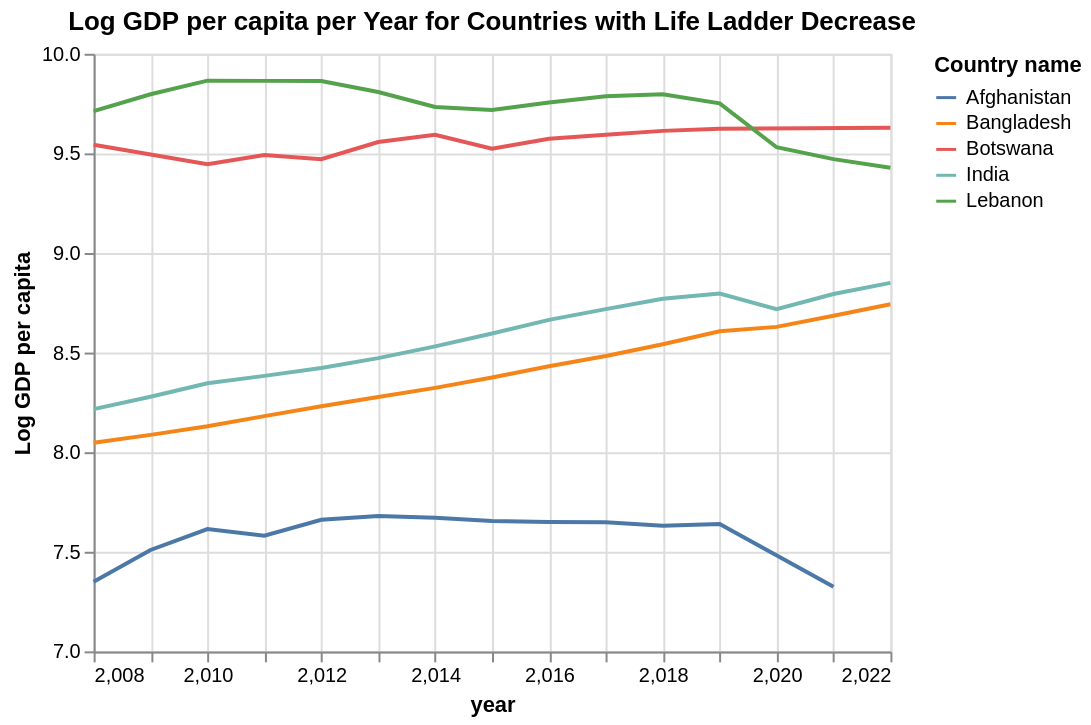

Notebook code for this chart:
### Markdown cell above
The countries that changed positively by one point or more as as follows, in order from highest change to smallest change: 

Congo, El Salvador, Georgia, Lithuania, Mongolia, Nepal, Nicaragua Taiwan, Togo, Uruguay.

### Code cell
# It would also be interesting to see how their GDPs changed per year. Let's find out
# Create a plot for negative change GDP
negative_gdp = alt.Chart(plot_negative, title = 'Log GDP per capita per Year for Countries with Life Ladder Decrease').mark_line().encode(
    y = alt.Y('Log GDP per capita', scale = alt.Scale(domain = [7, 10])),
    x = alt.X('year', scale = alt.Scale(domain = [2008, 2022])),
    color = 'Country name'
)

negative_gdp

### Figure 1 — Vega-Lite specification as saved in the notebook (floating-point values rounded to 4 significant figures)
{"config": {"view": {"continuousWidth": 400, "continuousHeight": 300}}, "data": {"name": "data-e0cb072aee4c7fa476aabd9640b6698d"}, "mark": "line", "encoding": {"color": {"field": "Country name", "type": "nominal"}, "x": {"field": "year", "scale": {"domain": [2008, 2022]}, "type": "quantitative"}, "y": {"field": "Log GDP per capita", "scale": {"domain": [7, 10]}, "type": "quantitative"}}, "title": "Log GDP per capita per Year for Countries with Life Ladder Decrease", "$schema": "https://vega.github.io/schema/vega-lite/v4.17.0.json", "datasets": {"data-e0cb072aee4c7fa476aabd9640b6698d": [{"Country name": "Afghanistan", "year": 2008, "Life Ladder": 3.724, "Log GDP per capita": 7.35, "Social support": 0.451, "Healthy life expectancy at birth": 50.5, "Freedom to make life choices": 0.718, "Generosity": 0.168, "Perceptions of corruption": 0.882, "Positive affect": 0.414, "Negative affect": 0.258}, {"Country name": "Afghanistan", "year": 2009, "Life Ladder": 4.402, "Log GDP per capita": 7.509, "Social support": 0.552, "Healthy life expectancy at birth": 50.8, "Freedom to make life choices": 0.679, "Generosity": 0.191, "Perceptions of corruption": 0.85, "Positive affect": 0.481, "Negative affect": 0.237}, {"Country name": "Afghanistan", "year": 2010, "Life Ladder": 4.758, "Log GDP per capita": 7.614, "Social support": 0.539, "Healthy life expectancy at birth": 51.1, "Freedom to make life choices": 0.6, "Generosity": 0.121, "Perceptions of corruption": 0.707, "Positive affect": 0.517, "Negative affect": 0.275}, {"Country name": "Afghanistan", "year": 2011, "Life Ladder": 3.832, "Log GDP per capita": 7.581, "Social support": 0.521, "Healthy life expectancy at birth": 51.4, "Freedom to make life choices": 0.496, "Generosity": 0.164, "Perceptions of corruption": 0.731, "Positive affect": 0.48, "Negative affect": 0.267}, {"Country name": "Afghanistan", "year": 2012, "Life Ladder": 3.783, "Log GDP per capita": 7.661, "Social support": 0.521, "Healthy life expectancy at birth": 51.7, "Freedom to make life choices": 0.531, "Generosity": 0.238, "Perceptions of corruption": 0.776, "Positive affect": 0.614, "Negative affect": 0.268}, {"Country name": "Afghanistan", "year": 2013, "Life Ladder": 3.572, "Log GDP per capita": 7.68, "Social support": 0.484, "Healthy life expectancy at birth": 52.0, "Freedom to make life choices": 0.578, "Generosity": 0.063, "Perceptions of corruption": 0.823, "Positive affect": 0.547, "Negative affect": 0.273}, {"Country name": "Afghanistan", "year": 2014, "Life Ladder": 3.131, "Log GDP per capita": 7.671, "Social support": 0.526, "Healthy life expectancy at birth": 52.3, "Freedom to make life choices": 0.509, "Generosity": 0.106, "Perceptions of corruption": 0.871, "Positive affect": 0.492, "Negative affect": 0.375}, {"Country name": "Afghanistan", "year": 2015, "Life Ladder": 3.983, "Log GDP per capita": 7.654, "Social support": 0.529, "Healthy life expectancy at birth": 52.6, "Freedom to make life choices": 0.389, "Generosity": 0.082, "Perceptions of corruption": 0.881, "Positive affect": 0.491, "Negative affect": 0.339}, {"Country name": "Afghanistan", "year": 2016, "Life Ladder": 4.22, "Log GDP per capita": 7.65, "Social support": 0.559, "Healthy life expectancy at birth": 52.92, "Freedom to make life choices": 0.523, "Generosity": 0.044, "Perceptions of corruption": 0.793, "Positive affect": 0.501, "Negative affect": 0.348}, {"Country name": "Afghanistan", "year": 2017, "Life Ladder": 2.662, "Log GDP per capita": 7.648, "Social support": 0.491, "Healthy life expectancy at birth": 53.25, "Freedom to make life choices": 0.427, "Generosity": -0.119, "Perceptions of corruption": 0.954, "Positive affect": 0.435, "Negative affect": 0.371}, {"Country name": "Afghanistan", "year": 2018, "Life Ladder": 2.694, "Log GDP per capita": 7.631, "Social support": 0.508, "Healthy life expectancy at birth": 53.58, "Freedom to make life choices": 0.374, "Generosity": -0.091, "Perceptions of corruption": 0.928, "Positive affect": 0.385, "Negative affect": 0.405}, {"Country name": "Afghanistan", "year": 2019, "Life Ladder": 2.375, "Log GDP per capita": 7.64, "Social support": 0.42, "Healthy life expectancy at birth": 53.9, "Freedom to make life choices": 0.394, "Generosity": -0.106, "Perceptions of corruption": 0.924, "Positive affect": 0.324, "Negative affect": 0.502}, {"Country name": "Afghanistan", "year": 2021, "Life Ladder": 2.436, "Log GDP per capita": 7.324, "Social support": 0.454, "Healthy life expectancy at birth": 54.55, "Freedom to make life choices": 0.394, "Generosity": -0.081, "Perceptions of corruption": 0.946, "Positive affect": 0.179, "Negative affect": 0.607}, {"Country name": "Afghanistan", "year": 2022, "Life Ladder": 1.281, "Log GDP per capita": null, "Social support": 0.228, "Healthy life expectancy at birth": 54.88, "Freedom to make life choices": 0.368, "Generosity": null, "Perceptions of corruption": 0.733, "Positive affect": 0.206, "Negative affect": 0.576}, {"Country name": "Bangladesh", "year": 2008, "Life Ladder": 5.052, "Log GDP per capita": 8.047, "Social support": 0.467, "Healthy life expectancy at birth": 60.16, "Freedom to make life choices": 0.606, "Generosity": -0.057, "Perceptions of corruption": 0.802, "Positive affect": 0.545, "Negative affect": 0.232}, {"Country name": "Bangladesh", "year": 2009, "Life Ladder": 5.083, "Log GDP per capita": 8.087, "Social support": 0.528, "Healthy life expectancy at birth": 60.68, "Freedom to make life choices": 0.631, "Generosity": -0.088, "Perceptions of corruption": 0.776, "Positive affect": 0.506, "Negative affect": 0.223}, {"Country name": "Bangladesh", "year": 2010, "Life Ladder": 4.858, "Log GDP per capita": 8.13, "Social support": 0.549, "Healthy life expectancy at birth": 61.2, "Freedom to make life choices": 0.659, "Generosity": -0.03, "Perceptions of corruption": 0.774, "Positive affect": 0.496, "Negative affect": 0.292}, {"Country name": "Bangladesh", "year": 2011, "Life Ladder": 4.986, "Log GDP per capita": 8.181, "Social support": 0.606, "Healthy life expectancy at birth": 61.72, "Freedom to make life choices": 0.838, "Generosity": -0.083, "Perceptions of corruption": 0.757, "Positive affect": 0.501, "Negative affect": 0.235}, {"Country name": "Bangladesh", "year": 2012, "Life Ladder": 4.724, "Log GDP per capita": 8.231, "Social support": 0.582, "Healthy life expectancy at birth": 62.24, "Freedom to make life choices": 0.668, "Generosity": -0.048, "Perceptions of corruption": 0.765, "Positive affect": 0.537, "Negative affect": 0.183}, {"Country name": "Bangladesh", "year": 2013, "Life Ladder": 4.66, "Log GDP per capita": 8.277, "Social support": 0.53, "Healthy life expectancy at birth": 62.76, "Freedom to make life choices": 0.742, "Generosity": -0.029, "Perceptions of corruption": 0.743, "Positive affect": 0.492, "Negative affect": 0.246}, {"Country name": "Bangladesh", "year": 2014, "Life Ladder": 4.636, "Log GDP per capita": 8.323, "Social support": 0.577, "Healthy life expectancy at birth": 63.28, "Freedom to make life choices": 0.736, "Generosity": -0.112, "Perceptions of corruption": 0.789, "Positive affect": null, "Negative affect": 0.231}, {"Country name": "Bangladesh", "year": 2015, "Life Ladder": 4.633, "Log GDP per capita": 8.375, "Social support": 0.601, "Healthy life expectancy at birth": 63.8, "Freedom to make life choices": 0.815, "Generosity": -0.082, "Perceptions of corruption": 0.721, "Positive affect": 0.543, "Negative affect": 0.226}, {"Country name": "Bangladesh", "year": 2016, "Life Ladder": 4.556, "Log GDP per capita": 8.431, "Social support": 0.649, "Healthy life expectancy at birth": 63.92, "Freedom to make life choices": 0.875, "Generosity": -0.102, "Perceptions of corruption": 0.688, "Positive affect": 0.437, "Negative affect": 0.235}, {"Country name": "Bangladesh", "year": 2017, "Life Ladder": 4.31, "Log GDP per capita": 8.483, "Social support": 0.713, "Healthy life expectancy at birth": 64.05, "Freedom to make life choices": 0.896, "Generosity": -0.001, "Perceptions of corruption": 0.635, "Positive affect": 0.436, "Negative affect": 0.214}, {"Country name": "Bangladesh", "year": 2018, "Life Ladder": 4.499, "Log GDP per capita": 8.542, "Social support": 0.706, "Healthy life expectancy at birth": 64.17, "Freedom to make life choices": 0.901, "Generosity": -0.056, "Perceptions of corruption": 0.701, "Positive affect": 0.433, "Negative affect": 0.361}, {"Country name": "Bangladesh", "year": 2019, "Life Ladder": 5.114, "Log GDP per capita": 8.607, "Social support": 0.673, "Healthy life expectancy at birth": 64.3, "Freedom to make life choices": 0.902, "Generosity": -0.064, "Perceptions of corruption": 0.656, "Positive affect": 0.433, "Negative affect": 0.369}, {"Country name": "Bangladesh", "year": 2020, "Life Ladder": 5.28, "Log GDP per capita": 8.629, "Social support": 0.739, "Healthy life expectancy at birth": 64.42, "Freedom to make life choices": 0.777, "Generosity": -0.023, "Perceptions of corruption": 0.742, "Positive affect": 0.485, "Negative affect": 0.332}, {"Country name": "Bangladesh", "year": 2021, "Life Ladder": 4.123, "Log GDP per capita": 8.685, "Social support": 0.485, "Healthy life expectancy at birth": 64.55, "Freedom to make life choices": 0.893, "Generosity": 0.092, "Perceptions of corruption": 0.746, "Positive affect": 0.504, "Negative affect": 0.448}, {"Country name": "Bangladesh", "year": 2022, "Life Ladder": 3.408, "Log GDP per capita": 8.743, "Social support": 0.404, "Healthy life expectancy at birth": 64.67, "Freedom to make life choices": 0.865, "Generosity": -0.055, "Perceptions of corruption": 0.617, "Positive affect": 0.394, "Negative affect": 0.448}, {"Country name": "Botswana", "year": 2008, "Life Ladder": 5.451, "Log GDP per capita": 9.543, "Social support": 0.832, "Healthy life expectancy at birth": 49.72, "Freedom to make life choices": 0.858, "Generosity": -0.164, "Perceptions of corruption": 0.806, "Positive affect": 0.677, "Negative affect": 0.218}, {"Country name": "Botswana", "year": 2010, "Life Ladder": 3.553, "Log GDP per capita": 9.446, "Social support": 0.866, "Healthy life expectancy at birth": 50.6, "Freedom to make life choices": 0.826, "Generosity": -0.138, "Perceptions of corruption": 0.814, "Positive affect": 0.617, "Negative affect": 0.172}, {"Country name": "Botswana", "year": 2011, "Life Ladder": 3.52, "Log GDP per capita": 9.492, "Social support": 0.86, "Healthy life expectancy at birth": 51.04, "Freedom to make life choices": 0.813, "Generosity": -0.245, "Perceptions of corruption": 0.816, "Positive affect": 0.647, "Negative affect": 0.16}, {"Country name": "Botswana", "year": 2012, "Life Ladder": 4.836, "Log GDP per capita": 9.471, "Social support": 0.837, "Healthy life expectancy at birth": 51.48, "Freedom to make life choices": 0.799, "Generosity": -0.195, "Perceptions of corruption": 0.814, "Positive affect": 0.695, "Negative affect": 0.171}, {"Country name": "Botswana", "year": 2013, "Life Ladder": 4.128, "Log GDP per capita": 9.557, "Social support": 0.856, "Healthy life expectancy at birth": 51.92, "Freedom to make life choices": 0.767, "Generosity": -0.145, "Perceptions of corruption": 0.749, "Positive affect": 0.671, "Negative affect": 0.244}, {"Country name": "Botswana", "year": 2014, "Life Ladder": 4.031, "Log GDP per capita": 9.593, "Social support": 0.859, "Healthy life expectancy at birth": 52.36, "Freedom to make life choices": 0.791, "Generosity": -0.097, "Perceptions of corruption": 0.743, "Positive affect": 0.626, "Negative affect": 0.245}, {"Country name": "Botswana", "year": 2015, "Life Ladder": 3.762, "Log GDP per capita": 9.524, "Social support": 0.816, "Healthy life expectancy at birth": 52.8, "Freedom to make life choices": 0.857, "Generosity": -0.105, "Perceptions of corruption": 0.86, "Positive affect": 0.676, "Negative affect": 0.261}, {"Country name": "Botswana", "year": 2016, "Life Ladder": 3.499, "Log GDP per capita": 9.573, "Social support": 0.768, "Healthy life expectancy at birth": 53.08, "Freedom to make life choices": 0.852, "Generosity": -0.244, "Perceptions of corruption": 0.729, "Positive affect": 0.657, "Negative affect": 0.252}, {"Country name": "Botswana", "year": 2017, "Life Ladder": 3.505, "Log GDP per capita": 9.593, "Social support": 0.768, "Healthy life expectancy at birth": 53.35, "Freedom to make life choices": 0.817, "Generosity": -0.24, "Perceptions of corruption": 0.731, "Positive affect": 0.612, "Negative affect": 0.276}, {"Country name": "Botswana", "year": 2018, "Life Ladder": 3.461, "Log GDP per capita": 9.613, "Social support": 0.795, "Healthy life expectancy at birth": 53.62, "Freedom to make life choices": 0.818, "Generosity": -0.246, "Perceptions of corruption": 0.807, "Positive affect": 0.688, "Negative affect": 0.267}, {"Country name": "Botswana", "year": 2019, "Life Ladder": 3.471, "Log GDP per capita": 9.624, "Social support": 0.774, "Healthy life expectancy at birth": 53.9, "Freedom to make life choices": 0.833, "Generosity": -0.231, "Perceptions of corruption": 0.792, "Positive affect": 0.665, "Negative affect": 0.273}, {"Country name": "Botswana", "year": 2022, "Life Ladder": 3.435, "Log GDP per capita": 9.629, "Social support": 0.75, "Healthy life expectancy at birth": 54.73, "Freedom to make life choices": 0.739, "Generosity": -0.215, "Perceptions of corruption": 0.831, "Positive affect": 0.623, "Negative affect": 0.287}, {"Country name": "India", "year": 2008, "Life Ladder": 5.146, "Log GDP per capita": 8.216, "Social support": 0.684, "Healthy life expectancy at birth": 56.58, "Freedom to make life choices": 0.756, "Generosity": -0.074, "Perceptions of corruption": 0.891, "Positive affect": 0.573, "Negative affect": 0.259}, {"Country name": "India", "year": 2009, "Life Ladder": 4.522, "Log GDP per capita": 8.278, "Social support": 0.653, "Healthy life expectancy at birth": 56.94, "Freedom to make life choices": 0.679, "Generosity": -0.028, "Perceptions of corruption": 0.895, "Positive affect": 0.639, "Negative affect": 0.301}, {"Country name": "India", "year": 2010, "Life Ladder": 4.989, "Log GDP per capita": 8.346, "Social support": 0.605, "Healthy life expectancy at birth": 57.3, "Freedom to make life choices": 0.783, "Generosity": 0.056, "Perceptions of corruption": 0.863, "Positive affect": 0.579, "Negative affect": 0.267}, {"Country name": "India", "year": 2011, "Life Ladder": 4.635, "Log GDP per capita": 8.383, "Social support": 0.553, "Healthy life expectancy at birth": 57.66, "Freedom to make life choices": 0.838, "Generosity": -0.04, "Perceptions of corruption": 0.908, "Positive affect": 0.48, "Negative affect": 0.232}, {"Country name": "India", "year": 2012, "Life Ladder": 4.72, "Log GDP per capita": 8.423, "Social support": 0.511, "Healthy life expectancy at birth": 58.02, "Freedom to make life choices": 0.609, "Generosity": 0.065, "Perceptions of corruption": 0.83, "Positive affect": 0.544, "Negative affect": 0.295}, {"Country name": "India", "year": 2013, "Life Ladder": 4.428, "Log GDP per capita": 8.472, "Social support": 0.553, "Healthy life expectancy at birth": 58.38, "Freedom to make life choices": 0.74, "Generosity": 0.082, "Perceptions of corruption": 0.832, "Positive affect": 0.608, "Negative affect": 0.33}, {"Country name": "India", "year": 2014, "Life Ladder": 4.424, "Log GDP per capita": 8.531, "Social support": 0.621, "Healthy life expectancy at birth": 58.74, "Freedom to make life choices": 0.809, "Generosity": -0.028, "Perceptions of corruption": 0.832, "Positive affect": 0.651, "Negative affect": 0.285}, {"Country name": "India", "year": 2015, "Life Ladder": 4.342, "Log GDP per capita": 8.596, "Social support": 0.61, "Healthy life expectancy at birth": 59.1, "Freedom to make life choices": 0.777, "Generosity": -0.007, "Perceptions of corruption": 0.776, "Positive affect": 0.657, "Negative affect": 0.322}, {"Country name": "India", "year": 2016, "Life Ladder": 4.179, "Log GDP per capita": 8.664, "Social support": 0.614, "Healthy life expectancy at birth": 59.4, "Freedom to make life choices": 0.82, "Generosity": 0.044, "Perceptions of corruption": 0.765, "Positive affect": 0.646, "Negative affect": 0.346}, {"Country name": "India", "year": 2017, "Life Ladder": 4.046, "Log GDP per capita": 8.718, "Social support": 0.607, "Healthy life expectancy at birth": 59.7, "Freedom to make life choices": 0.886, "Generosity": -0.044, "Perceptions of corruption": 0.781, "Positive affect": 0.579, "Negative affect": 0.318}, {"Country name": "India", "year": 2018, "Life Ladder": 3.818, "Log GDP per capita": 8.77, "Social support": 0.638, "Healthy life expectancy at birth": 60.0, "Freedom to make life choices": 0.89, "Generosity": 0.083, "Perceptions of corruption": 0.805, "Positive affect": 0.591, "Negative affect": 0.357}, {"Country name": "India", "year": 2019, "Life Ladder": 3.249, "Log GDP per capita": 8.796, "Social support": 0.561, "Healthy life expectancy at birth": 60.3, "Freedom to make life choices": 0.876, "Generosity": 0.111, "Perceptions of corruption": 0.752, "Positive affect": 0.56, "Negative affect": 0.466}, {"Country name": "India", "year": 2020, "Life Ladder": 4.224, "Log GDP per capita": 8.718, "Social support": 0.616, "Healthy life expectancy at birth": 60.6, "Freedom to make life choices": 0.906, "Generosity": 0.071, "Perceptions of corruption": 0.78, "Positive affect": 0.686, "Negative affect": 0.383}, {"Country name": "India", "year": 2021, "Life Ladder": 3.558, "Log GDP per capita": 8.794, "Social support": 0.57, "Healthy life expectancy at birth": 60.9, "Freedom to make life choices": 0.866, "Generosity": 0.056, "Perceptions of corruption": 0.757, "Positive affect": 0.547, "Negative affect": 0.429}, {"Country name": "India", "year": 2022, "Life Ladder": 3.93, "Log GDP per capita": 8.85, "Social support": 0.608, "Healthy life expectancy at birth": 61.2, "Freedom to make life choices": 0.893, "Generosity": 0.09, "Perceptions of corruption": 0.771, "Positive affect": 0.596, "Negative affect": 0.432}, {"Country name": "Lebanon", "year": 2008, "Life Ladder": 4.595, "Log GDP per capita": 9.712, "Social support": 0.717, "Healthy life expectancy at birth": 65.28, "Freedom to make life choices": 0.524, "Generosity": 0.033, "Perceptions of corruption": 0.927, "Positive affect": 0.475, "Negative affect": 0.365}, {"Country name": "Lebanon", "year": 2009, "Life Ladder": 5.206, "Log GDP per capita": 9.797, "Social support": 0.736, "Healthy life expectancy at birth": 65.34, "Freedom to make life choices": 0.665, "Generosity": 0.07, "Perceptions of corruption": 0.937, "Positive affect": 0.472, "Negative affect": 0.401}, {"Country name": "Lebanon", "year": 2010, "Life Ladder": 5.032, "Log GDP per capita": 9.865, "Social support": 0.721, "Healthy life expectancy at birth": 65.4, "Freedom to make life choices": 0.678, "Generosity": 0.07, "Perceptions of corruption": 0.949, "Positive affect": 0.457, "Negative affect": 0.341}, {"Country name": "Lebanon", "year": 2011, "Life Ladder": 5.188, "Log GDP per capita": 9.864, "Social support": 0.733, "Healthy life expectancy at birth": 65.46, "Freedom to make life choices": 0.657, "Generosity": 0.0, "Perceptions of corruption": 0.911, "Positive affect": 0.506, "Negative affect": 0.32}, {"Country name": "Lebanon", "year": 2012, "Life Ladder": 4.573, "Log GDP per capita": 9.863, "Social support": 0.713, "Healthy life expectancy at birth": 65.52, "Freedom to make life choices": 0.621, "Generosity": -0.014, "Perceptions of corruption": 0.856, "Positive affect": 0.442, "Negative affect": 0.339}, {"Country name": "Lebanon", "year": 2013, "Life Ladder": 4.983, "Log GDP per capita": 9.808, "Social support": 0.708, "Healthy life expectancy at birth": 65.58, "Freedom to make life choices": 0.655, "Generosity": -0.01, "Perceptions of corruption": 0.921, "Positive affect": 0.446, "Negative affect": 0.409}, {"Country name": "Lebanon", "year": 2014, "Life Ladder": 5.233, "Log GDP per capita": 9.733, "Social support": 0.759, "Healthy life expectancy at birth": 65.64, "Freedom to make life choices": 0.657, "Generosity": -0.015, "Perceptions of corruption": 0.939, "Positive affect": 0.525, "Negative affect": 0.267}, {"Country name": "Lebanon", "year": 2015, "Life Ladder": 5.172, "Log GDP per capita": 9.718, "Social support": 0.742, "Healthy life expectancy at birth": 65.7, "Freedom to make life choices": 0.597, "Generosity": 0.068, "Perceptions of corruption": 0.889, "Positive affect": 0.524, "Negative affect": 0.243}, {"Country name": "Lebanon", "year": 2016, "Life Ladder": 5.271, "Log GDP per capita": 9.755, "Social support": 0.828, "Healthy life expectancy at birth": 65.78, "Freedom to make life choices": 0.657, "Generosity": 0.023, "Perceptions of corruption": 0.853, "Positive affect": 0.513, "Negative affect": 0.263}, {"Country name": "Lebanon", "year": 2017, "Life Ladder": 5.154, "Log GDP per capita": 9.787, "Social support": 0.777, "Healthy life expectancy at birth": 65.85, "Freedom to make life choices": 0.605, "Generosity": -0.085, "Perceptions of corruption": 0.911, "Positive affect": 0.469, "Negative affect": 0.244}, {"Country name": "Lebanon", "year": 2018, "Life Ladder": 5.167, "Log GDP per capita": 9.797, "Social support": 0.829, "Healthy life expectancy at birth": 65.92, "Freedom to make life choices": 0.607, "Generosity": -0.079, "Perceptions of corruption": 0.907, "Positive affect": 0.415, "Negative affect": 0.271}, {"Country name": "Lebanon", "year": 2019, "Life Ladder": 4.024, "Log GDP per capita": 9.751, "Social support": 0.866, "Healthy life expectancy at birth": 66.0, "Freedom to make life choices": 0.447, "Generosity": -0.096, "Perceptions of corruption": 0.89, "Positive affect": 0.308, "Negative affect": 0.494}, {"Country name": "Lebanon", "year": 2020, "Life Ladder": 2.634, "Log GDP per capita": 9.531, "Social support": 0.547, "Healthy life expectancy at birth": 66.08, "Freedom to make life choices": 0.552, "Generosity": -0.136, "Perceptions of corruption": 0.884, "Positive affect": 0.352, "Negative affect": 0.482}, {"Country name": "Lebanon", "year": 2021, "Life Ladder": 2.179, "Log GDP per capita": 9.471, "Social support": 0.507, "Healthy life expectancy at birth": 66.15, "Freedom to make life choices": 0.423, "Generosity": -0.161, "Perceptions of corruption": 0.905, "Positive affect": 0.263, "Negative affect": 0.569}, {"Country name": "Lebanon", "year": 2022, "Life Ladder": 2.352, "Log GDP per capita": 9.428, "Social support": 0.535, "Healthy life expectancy at birth": 66.22, "Freedom to make life choices": 0.45, "Generosity": -0.126, "Perceptions of corruption": 0.883, "Positive affect": 0.298, "Negative affect": 0.43}]}}
